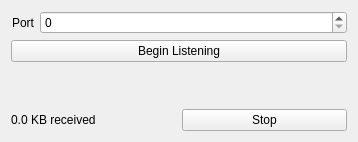
<?xml version="1.0" encoding="UTF-8"?>
<ui version="4.0">
 <class>UdpReceiver</class>
 <widget class="QWidget" name="UdpReceiver">
  <property name="geometry">
   <rect>
    <x>0</x>
    <y>0</y>
    <width>358</width>
    <height>142</height>
   </rect>
  </property>
  <property name="windowTitle">
   <string>Form</string>
  </property>
  <layout class="QVBoxLayout" name="verticalLayout">
   <item>
    <layout class="QFormLayout" name="formLayout">
     <item row="0" column="0">
      <widget class="QLabel" name="label">
       <property name="text">
        <string>Port</string>
       </property>
       <property name="alignment">
        <set>Qt::AlignRight|Qt::AlignTrailing|Qt::AlignVCenter</set>
       </property>
       <property name="buddy">
        <cstring>sb_port</cstring>
       </property>
      </widget>
     </item>
     <item row="0" column="1">
      <widget class="QSpinBox" name="sb_port">
       <property name="maximum">
        <number>65535</number>
       </property>
      </widget>
     </item>
     <item row="1" column="0" colspan="2">
      <widget class="QPushButton" name="pb_start">
       <property name="text">
        <string>Begin Listening</string>
       </property>
      </widget>
     </item>
    </layout>
   </item>
   <item>
    <layout class="QHBoxLayout" name="horizontalLayout">
     <item>
      <widget class="QLabel" name="lb_progress">
       <property name="text">
        <string>0.0 KB received</string>
       </property>
      </widget>
     </item>
     <item>
      <widget class="QPushButton" name="pb_stop">
       <property name="text">
        <string>Stop</string>
       </property>
      </widget>
     </item>
    </layout>
   </item>
  </layout>
 </widget>
 <resources/>
 <connections/>
</ui>
